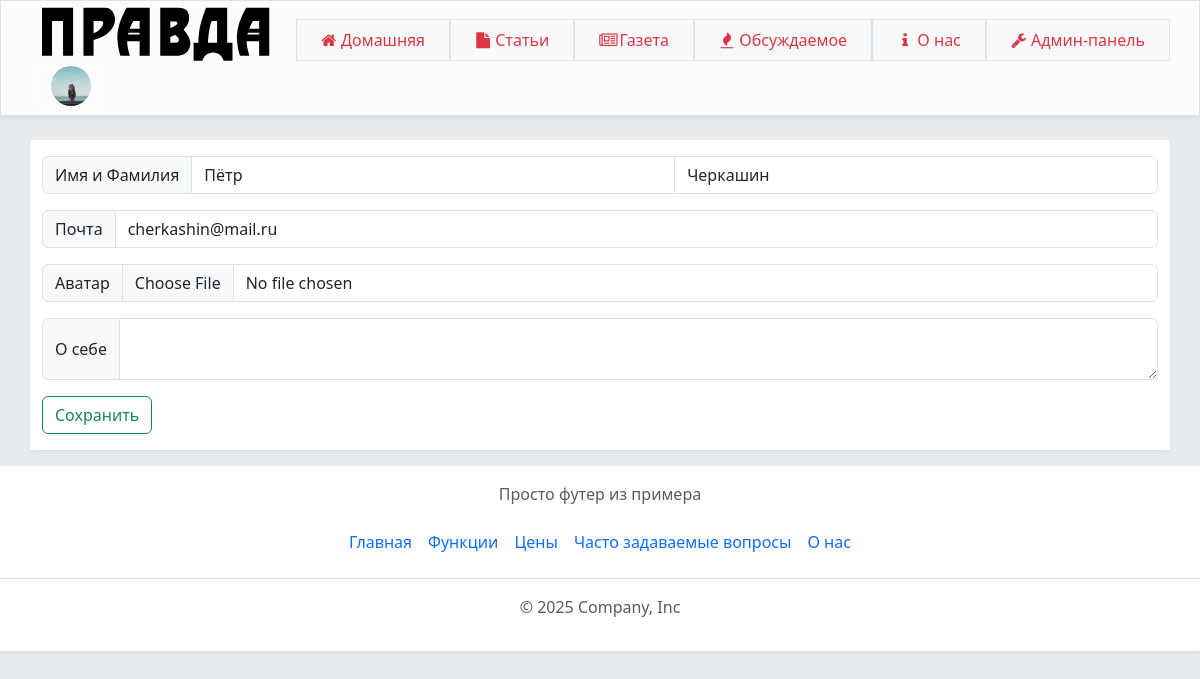
Screenshot of /users/profile/edit/ (signed in) with the database file from the repository.
### users/models.py (models this page shows, shortened)
class Person(AbstractUser):
    avatar = models.ImageField(upload_to=user_avatar_path, blank=True, null=True, verbose_name='Аватар')
    bio = models.TextField(blank=True, verbose_name='О себе')
    city = models.CharField(max_length=100, blank=True, verbose_name='Город')
    email_confirmed = models.BooleanField(default=False)
    class Meta:
        verbose_name = 'Пользователь'
        verbose_name_plural = 'Пользователи'

### users/views.py (the view)
# urls.py: path('profile/edit/', views.user_edit_view, name='profile_edit'),
@login_required
def user_edit_view(request):
    user = request.user
    if request.method == 'POST':
        form = PersonEditForm(request.POST, request.FILES, instance=user)
        if form.is_valid():
            form.save()
            messages.success(request, 'Данные обновлены!')
            return redirect('profile')
    else:
        form = PersonEditForm(instance=user)
    data = {
        'form': form,
        'profile': user,
    }
    return render(request, 'users/profile_edit.html', data)

### users/forms.py (shortened to what this page needs)
class PersonEditForm(forms.ModelForm):
    class Meta:
        model = Person
        fields = [
            'first_name',
            'last_name',
            'email',
            'avatar',
            'bio',
            'city'
        ]
        widgets = {
            'date_of_birth': forms.DateInput(attrs={'type': 'date'}),
            'bio': forms.Textarea(attrs={'rows': 4}),
            'avatar': forms.FileInput(),
        }

### templates/users/profile_edit.html (shortened to what this page needs)
{% extends 'main/wrapper.html' %}
{% load widget_tweaks %}
{% block content %}
    <form action="" method="post" enctype="multipart/form-data">
        <div class="input-group mb-3">
            <span class="input-group-text">Имя и Фамилия</span>
            {% render_field form.first_name id="first_name" aria-label="First name" class+="form-control" %}
            {% render_field form.last_name id="last_name" aria-label="Last name" class+="form-control" %}
        </div>
        <div class="input-group mb-3">
            <span class="input-group-text" id="basic-addon1">Почта</span>
            {% render_field form.email id="email" aria-label="email" class+="form-control" %}
        </div>
        <div class="input-group mb-3">
            <span class="input-group-text" id="basic-addon1">Аватар</span>
            {% render_field form.avatar id="avatar" aria-label="avatar" class+="form-control" %}
        </div>
        <div class="input-group mb-3">
            <span class="input-group-text">О себе</span>
            <textarea class="form-control" aria-label="With textarea"></textarea>
        </div>
        <button type="submit" class="btn btn-outline-success">Сохранить</button>
    </form>
{% endblock %}

### templates/main/wrapper.html (shortened to what this page needs)
{% load static %}
<!DOCTYPE html>
<html lang="ru" data-bs-theme="">
<head>
    <link type="text/css" rel="stylesheet" href="{% static 'bootstrap-5.3.8-dist/css/bootstrap.min.css' %}">
    <link type="text/css" rel="stylesheet" href="{% static 'font-awesome-4.7.0/css/font-awesome.min.css' %}">
    <link type="text/css" rel="stylesheet" href="{% static 'css/style.css' %}">
</head>
<body class="bg-body-secondary">
    <header class="shadow-sm bg-light-subtle border border-bottom pb-1">
        <div class="container">
            <nav class="row align-items-end justify-content-between">
                <div class="col-auto">
                    <a class="navbar-brand p-0" href="#">
                    </a>
                </div>
                <ul class="col-lg-12 d-block d-sm-block d-md-flex col-xl-auto justify-content-center nav nav-pills p-0 pt-1 order-2">
                    {% url 'home' as url %}
                    <li class="bg-body-tertiary border nav-item"><a href="{{ url }}" class="rounded-0 px-4 nav-link {% if request.path == url %}active bg-danger {% else %}text-danger{% endif %}">
                        <i class="fa fa-home icon-width" aria-hidden="true"></i>
                        Домашняя
                    </a></li>
                    {% url 'news' as url %}
                    <li class="bg-body-tertiary border nav-item"><a href="{{ url }}" class="rounded-0 px-4 nav-link {% if request.path == url %}active bg-danger {% else %}text-danger{% endif %}">
                        <i class="fa fa-file icon-width" aria-hidden="true"></i>
                        Статьи
                    </a></li>
                    {% url 'newspaper' as url %}
                    <li class="bg-body-tertiary border nav-item"><a href="{{ url }}" class="rounded-0 px-4 nav-link {% if request.path == url %}active bg-danger {% else %}text-danger{% endif %}">
                        <i class="fa fa-newspaper-o icon-width" aria-hidden="true"></i>
                        Газета
                    </a></li>
                    {% url '#' as url %}
                    <li class="bg-body-tertiary border nav-item"><a href="{{ url }}" class="rounded-0 px-4 nav-link {% if request.path == url %}active bg-danger {% else %}text-danger{% endif %}">
                        <i class="fa fa-fire icon-width" aria-hidden="true"></i>
                        Обсуждаемое
                    </a></li>
                    {% url 'about' as url %}
                    <li class="bg-body-tertiary border nav-item"><a href="{{ url }}" class="rounded-0 px-4 nav-link {% if request.path == url %}active bg-danger {% else %}text-danger{% endif %}">
                        <i class="fa fa-info icon-width" aria-hidden="true"></i>
                        О нас
                    </a></li>
                {% if user and user.is_staff %}
                    <li class="bg-body-tertiary border nav-item"><a href="/admin/" class="rounded-0 px-4 nav-link text-danger">
                        <i class="fa fa-wrench icon-width" aria-hidden="true"></i>
                        Админ-панель
                    </a></li>
                {% endif %}
                </ul>
                <div class="border border-white dropdown col-auto col-xl-auto order-0 order-xl-3 m-1 mx-2">
                    <a href="#" class="d-block text-right" id="dropdownUser"
                        data-bs-toggle="dropdown" aria-expanded="false">
                        <img src="{% if user and user.is_authenticated and user.avatar %}
                            {{ user.avatar.url }}
                        {% else %}
                            {% static 'images/Book.png' %}
                        {% endif %}" alt="mdo" width="40" height="40" class="rounded-circle">
                    </a>
                </div>
            </nav>
        </div>
    </header>
    <main class="bg-body shadow-sm container py-3 my-3 mt-4 position-relative">
        {% block content %}{% endblock %}
    </main>
    <footer class="py-3 bg-body shadow-sm">
        <p class="text-muted text-center">Просто футер из примера</p>
        <ul class="nav justify-content-center border-bottom pb-3 mb-3">
            <li class="nav-item"><a href="#" class="nav-link px-2">Главная</a></li>
            <li class="nav-item"><a href="#" class="nav-link px-2">Функции</a></li>
            <li class="nav-item"><a href="#" class="nav-link px-2">Цены</a></li>
            <li class="nav-item"><a href="#" class="nav-link px-2">Часто задаваемые вопросы</a></li>
            <li class="nav-item"><a href="#" class="nav-link px-2">О нас</a></li>
        </ul>
        <p class="text-center text-body-secondary">© 2025 Company, Inc</p>
    </footer>
</body></html>

### static/css/style.css (style rules this page uses)
:root { --molten-lava: #780000ff; --brick-red: #c1121fff; --papaya-whip: #fdf0d5ff; --deep-space-blue: #003049ff; --steel-blue: #669bbcff; }
.icon-width { width: 1em; text-align: center; }
main { overflow-wrap: break-word; }

### rows the page displays
Person: avatar (picture), first_name "Пётр", last_name "Черкашин", email "cherkashin@mail.ru"
